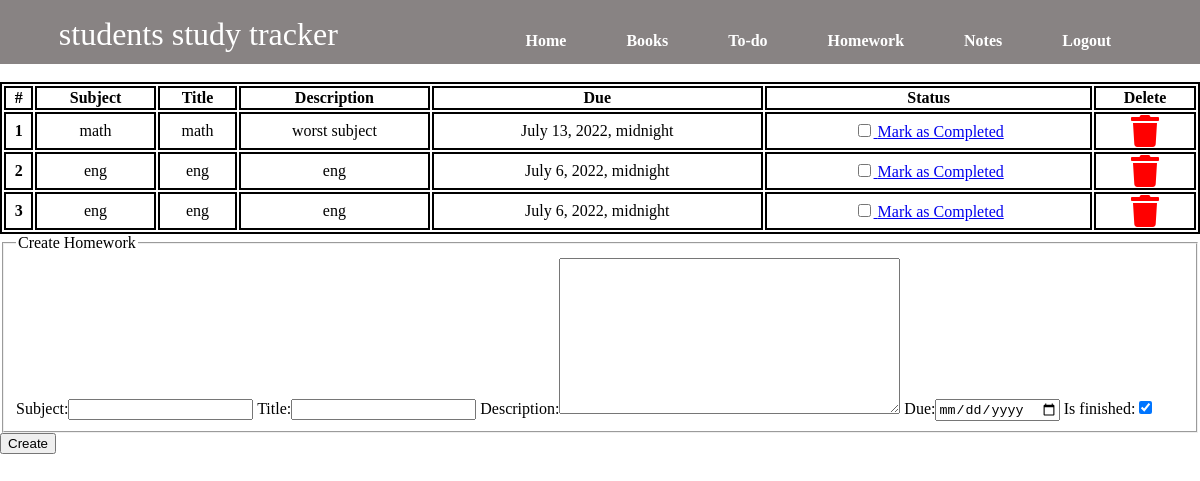
The page /homework (signed in) on the database its author committed.
### dashboard/models.py (models this page shows, shortened)
class Homework(models.Model):
    user = models.ForeignKey(User,on_delete=models.CASCADE)
    subject = models.CharField(max_length=50)
    title = models.CharField(max_length=100)
    description = models.TextField()
    due = models.DateTimeField()
    is_finished = models.BooleanField(default=false)

### dashboard/views.py (the view)
# urls.py: path('homework', views.homework, name='homework'),
@login_required
def homework(request):
    if request.method == "POST":
        form = HomeworkForm(request.POST)
        if form.is_valid():
            try:
                finished = request.POST('is_finished')
                if finished == 'on':
                    finished = True
                else:
                    finished = False
            except:
                finished = False
            homeworks = Homework(
                user = request.user,
                subject = request.POST['subject'],
                title = request.POST['title'],
                description = request.POST['description'],
                due = request.POST['due'],
                is_finished = finished
            )
            homeworks.save()
            messages.success(request,f'Homework added from  {request.user.username}!')
    else:
        form = HomeworkForm()
    homework = Homework.objects.filter(user=request.user)
    if len(homework) == 0:
        homework_done = True
    else:
        homework_done = False
    context = {'homeworks':homework,'homeworks_done':homework_done,'form':form}
    return render(request, 'dashboard/homework.html',context)

### dashboard/forms.py
class HomeworkForm(forms.ModelForm):
    class Meta:
        model = Homework
        widgets = {'due':DateInput()}
        fields = ['subject', 'title', 'description', 'due', 'is_finished']

### dashboard/templates/dashboard/homework.html (shortened to what this page needs)
{% extends 'dashboard/base.html' %}
{% load static %}
{% block content %}
<div id="homework">
    {% if not homework_done %}
    <table class="homework">
        <thead>
            <tr>
                <th scope="col">#</th>
                <th scope="col">Subject</th>
                <th scope="col">Title</th>
                <th scope="col">Description</th>
                <th scope="col">Due</th>
                <th scope="col">Status</th>
                <th scope="col">Delete</th>
            </tr>
        </thead>
        <tbody>
            {% for homework in homeworks %}
            <tr>
                <th scope="row">{{forloop.counter}}</th>
                <td>{{homework.subject}}</td>
                <td>{{homework.title}}</td>
                <td>{{homework.description}}</td>
                <td>{{homework.due}}</td>
                <td>
                    <a href="{% url 'update-homework' homework.id %}">
                        <div class="form-check">
                            {% if homework.is_finished == True %}
                            <input  type="checkbox" value="" checked>
                            {% else %}
                            <input  type="checkbox" value="">
                            {% endif %}
                            <label for="flexCheckDefault">Mark as Completed</label>
                        </div>
                    </a>
                </td>
                <td><a href="{% url 'delete-homework' homework.id %}"><i class="fa fa-trash fa-2x"></i></a></td>
            </tr>
            {% endfor %}
        </tbody>
    </table>
    {% else %}
    <h4>All homeworks are completed!! Create to have more!!</h4>
    {% endif %}
</div>
<div class=" container">
    <form method="POST">
        <fieldset class="form-group">
            <legend class="border-bottom mb-4">Create Homework</legend>
            {{form}}
        </fieldset>
        <div class="form-group">
            <button href="" class="btn btn-outline-info" type="submit">
                Create
            </button>
        </div>
    </form>
</div>
{% endblock content %}

### static/css/mainn.css (style rules this page uses)
body { scroll-behavior: smooth; margin: 0%; padding: 0%; }
#homework table { width: 100%; }
#homework table,th,td { border: 2px solid black; text-align: center; }
#homework .homework tbody td a i { color: red; }

### rows shown on the page
Homework: subject "math", title "math", description "worst subject", due "July 13, 2022, midnight"
Homework: subject "eng", title "eng", description "eng", due "July 6, 2022, midnight"
Homework: subject "eng", title "eng", description "eng", due "July 6, 2022, midnight"
